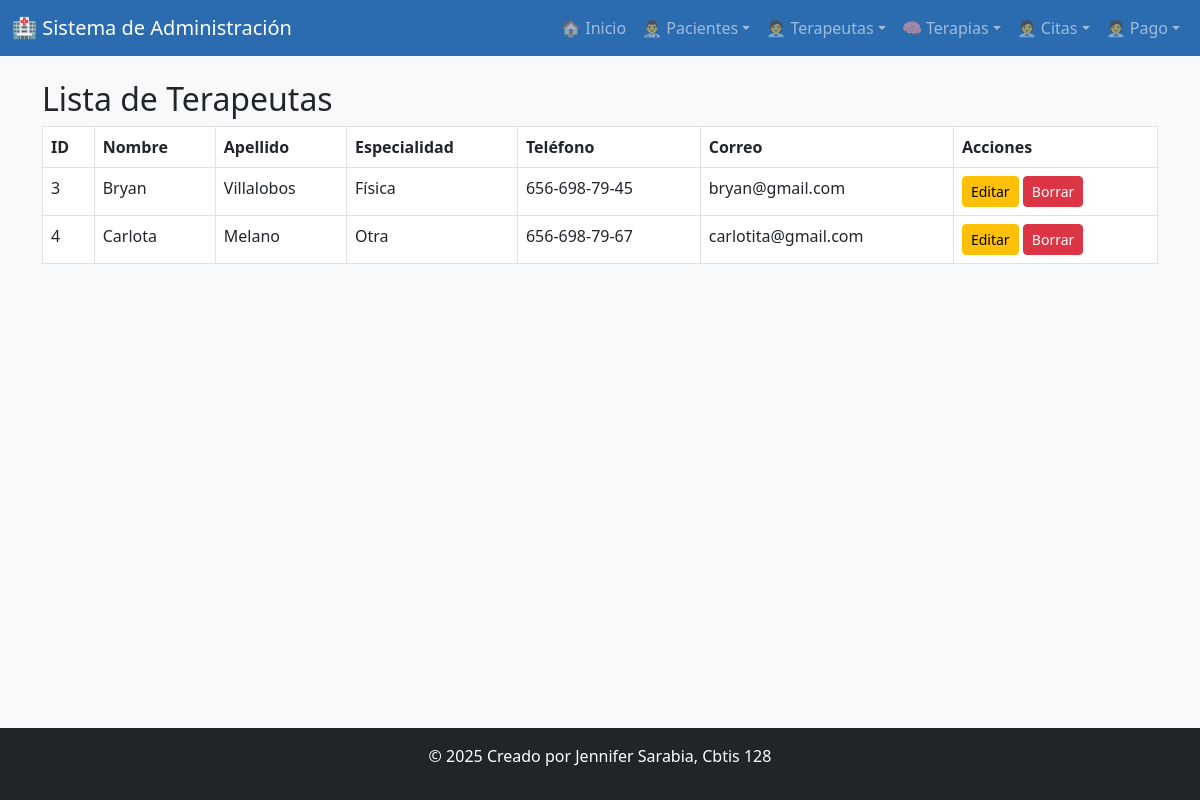
Page /ver_terapeuta/ on the committed database.
### app_paciente/models.py (models this page shows, shortened)
class Terapeuta(models.Model):
    nom_tep = models.CharField(max_length=100)
    ape_tep = models.CharField(max_length=100)
    especialidad_tep = models.CharField(max_length=100, choices=[
        ('Física', 'Física'),
        ('Psicológica', 'Psicológica'),
        ('Ocupacional', 'Ocupacional'),
        ('Lenguaje', 'Lenguaje'),
        ('Otra', 'Otra'),
    ])
    tel_tep = models.CharField(max_length=15)
    correo_tep = models.EmailField(max_length=80, unique=True)
    horario_tep = models.CharField(max_length=50, default='Lunes a Viernes')
    experiencia_tep = models.PositiveIntegerField(help_text="Años de experiencia")

### app_paciente/views.py (the view)
# urls.py: path('ver_terapeuta/', views.ver_terapeuta, name='ver_terapeuta'),
def ver_terapeuta(request):
    terapeutas = Terapeuta.objects.all()
    return render(request, 'terapeuta/ver_terapeuta.html', {'terapeutas': terapeutas})

### app_paciente/templates/terapeuta/ver_terapeuta.html
{% extends 'base.html' %}
{% block content %}
<h2>Lista de Terapeutas</h2>
<table class="table table-bordered">
  <thead>
    <tr>
      <th>ID</th>
      <th>Nombre</th>
      <th>Apellido</th>
      <th>Especialidad</th>
      <th>Teléfono</th>
      <th>Correo</th>
      <th>Acciones</th>
    </tr>
  </thead>
  <tbody>
    {% for t in terapeutas %}
    <tr>
      <td>{{ t.id }}</td>
      <td>{{ t.nom_tep }}</td>
      <td>{{ t.ape_tep }}</td>
      <td>{{ t.especialidad_tep }}</td>
      <td>{{ t.tel_tep }}</td>
      <td>{{ t.correo_tep }}</td>
      <td>
        <a href="/actualizar_terapeuta/{{ t.id }}/" class="btn btn-warning btn-sm">Editar</a>
        <a href="/borrar_terapeuta/{{ t.id }}/" class="btn btn-danger btn-sm">Borrar</a>
      </td>
    </tr>
    {% endfor %}
  </tbody>
</table>
{% endblock %}

### rows in the picture
Terapeuta: id "3", nom_tep "Bryan", ape_tep "Villalobos", especialidad_tep "Física", tel_tep "656-698-79-45", correo_tep "bryan@gmail.com"
Terapeuta: id "4", nom_tep "Carlota", ape_tep "Melano", especialidad_tep "Otra", tel_tep "656-698-79-67", correo_tep "carlotita@gmail.com"
